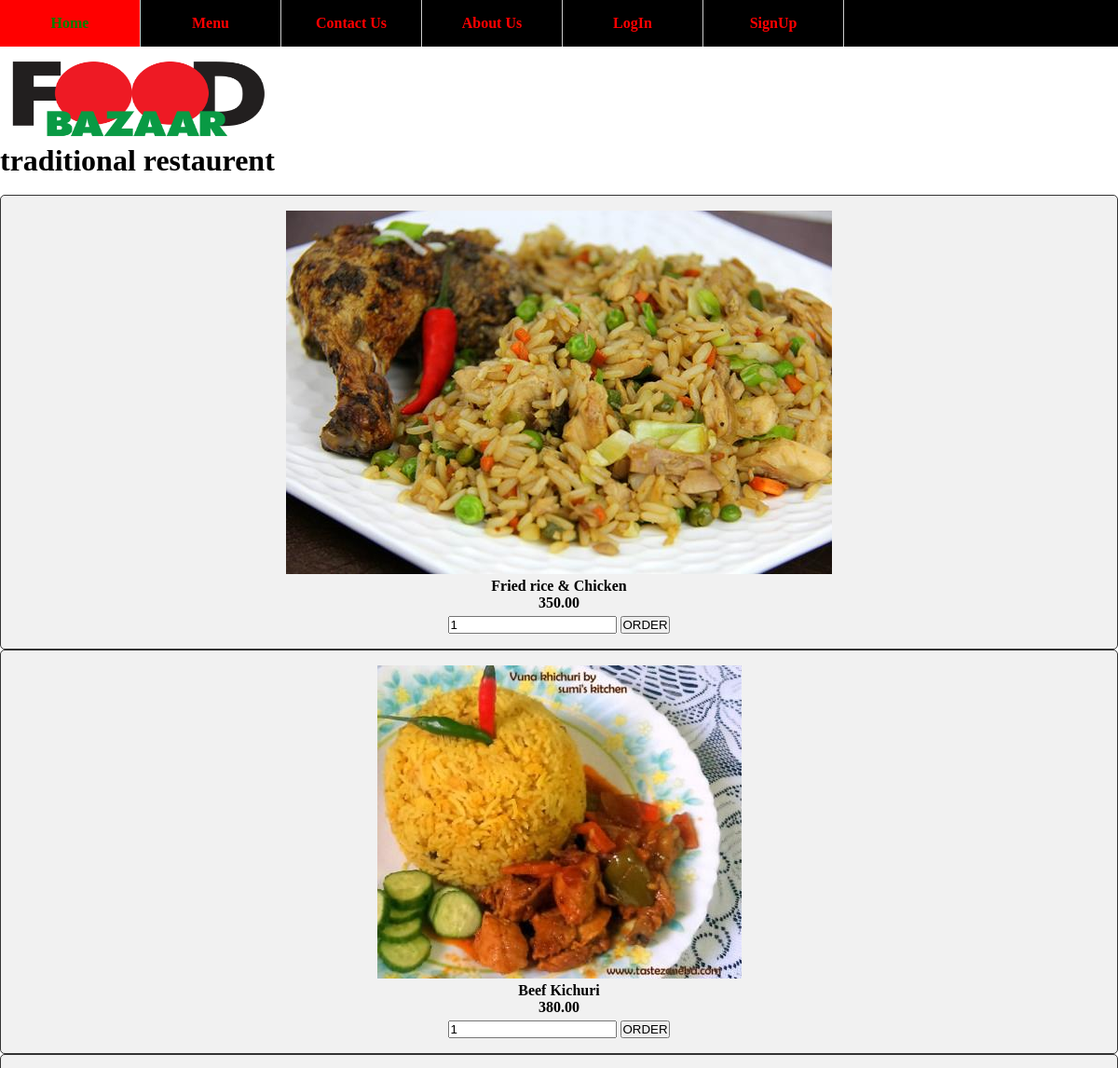
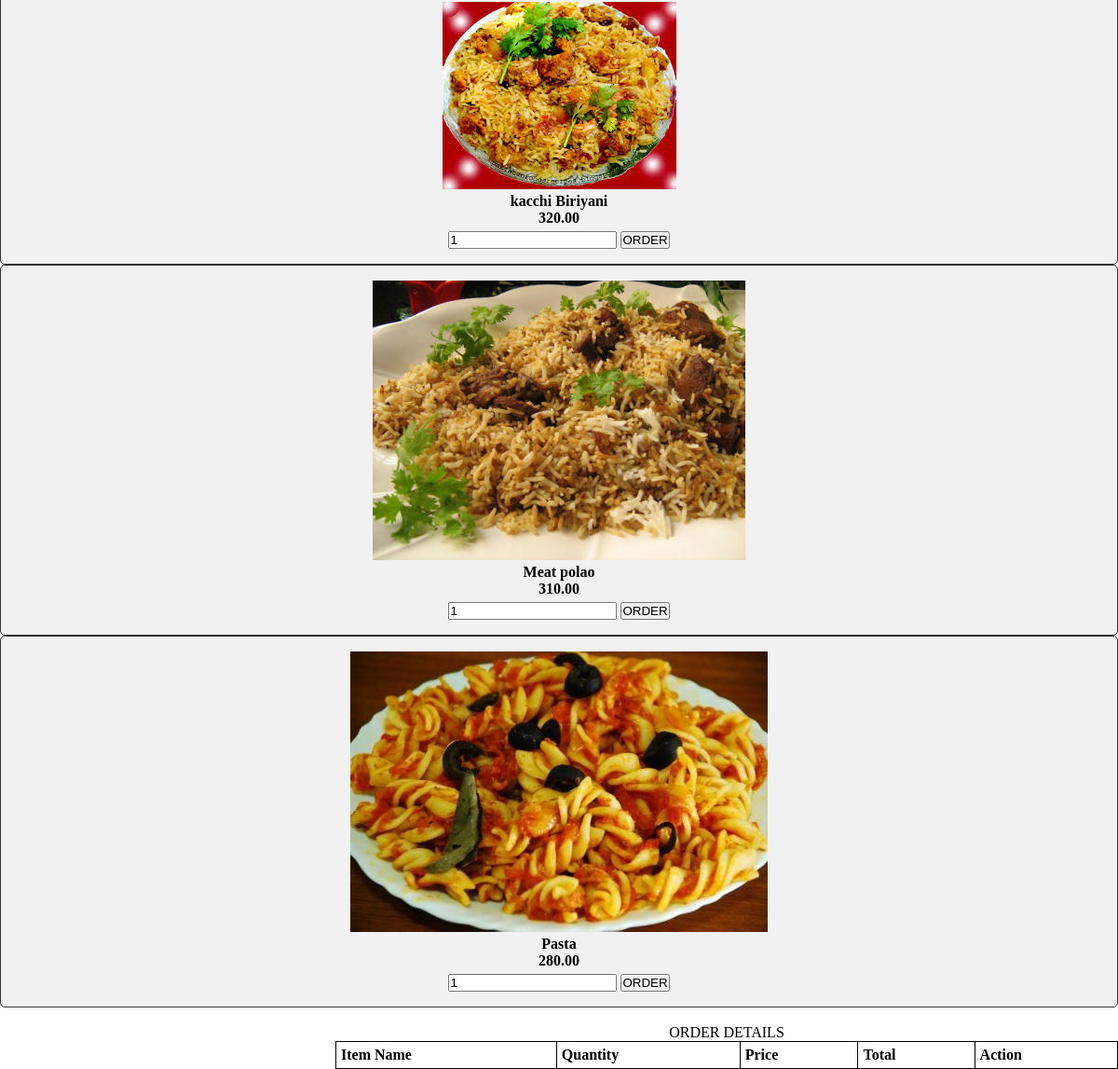
The page /project/dinner.php on the database its author committed (2 pictures, top to bottom).
### tables this page shows
CREATE TABLE `dinner` (
  `food_id` int(11) NOT NULL,
  `name` varchar(40) NOT NULL,
  `image` varchar(256) NOT NULL,
  `price` double(10,2) NOT NULL,
  PRIMARY KEY (`food_id`)
);

### project/dinner.php (the view, shortened to what this page needs)
 <?php
 require 'dbconfig/config.php';
 ?>
 <!DOCTYPE html>
 <html>
      <head>
<link rel="stylesheet" href="css/style.css">
      </head>
      <body>
				  <nav>
			  <ul>
			  <li><a href="home.html"><b>Home</b></a></li>
			   <li><a href="menu.html"><b>Menu</b></a></li>
			 <li><a href="contact.html"><b>Contact Us</b></a></li>
			   <li><a href="about_us.html"><b>About Us</b></a></li>
				  <li><a href="index.php"><b>LogIn</b></a></li>
			  <li><a href="register.php"><b>SignUp</b></a></li>
			</ul>
			</nav>
			<div class="container">
			  <img src="logo1.png" alt="" style="width:300px;height:100px;">
			<h1>traditional restaurent</h1>
           <br />
           <div class="container" style="width:700px align="center";">
                <?php
                $query = "SELECT * FROM Dinner ORDER BY food_id ASC";
                $result = mysqli_query($con, $query);
                if(mysqli_num_rows($result) > 0)
                {
                     while($row = mysqli_fetch_array($result))
                     {
                ?>
                <div class="col-md-4" >
                     <form method="post" action="dinner.php?action=add&id=<?php echo $row["food_id"]; ?>">
                          <div style="border:1px solid #333; background-color:#f1f1f1; border-radius:5px; padding:16px;" align="center">
                               <img src="<?php echo $row["image"]; ?>" class="img-responsive" /><br />
                               <h4 class="text-info"><?php echo $row["name"]; ?></h4>
                               <h4 class="text-danger"><?php echo $row["price"]; ?></h4>
                               <input type="text" name="quantity" class="form-control" value="1" />
                               <input type="submit" name="add_to_cart" style="margin-top:5px;" class="btn btn-success" value="ORDER" />
                          </div>
                     </form>
                </div>
                <?php
                     }
                }
                ?>
                <br />
                <table align="right" style="width:70%">
				<caption >ORDER DETAILS</caption>
                          <tr>
                               <th width="40%">Item Name</th>
                               <th width="10%">Quantity</th>
                               <th width="20%">Price</th>
                               <th width="15%">Total</th>
                               <th width="5%">Action</th>
                          </tr>
                     </table>
                </div>
           </div>
           <br />
      </body>
 </html>

### project/dinner.php (style rules this page uses)
* { padding:0; margin:0; }
nav { background-color:black; height:50px; }
nav ul { border:1 px solid red; height:50px; width:1000px; }
nav ul li { list-style-type:none; width:150px; float: left; border-right:1px solid #CCC; text-align:center; }
li a { text-decoration: none; color:red; line-height:50px; display:block; }
table,th, td { width: auto; margin-left: auto; margin-right: auto; border: 1px solid black; border-collapse: collapse; }
th, td { padding: 5px; text-align: left; }

### rows shown on the page
dinner: image (picture), name "Fried rice & Chicken", price "350.00"
dinner: image (picture), name "Beef Kichuri", price "380.00"
dinner: image (picture), name "kacchi Biriyani", price "320.00"
dinner: image (picture), name "Meat polao", price "310.00"
dinner: image (picture), name "Pasta", price "280.00"
